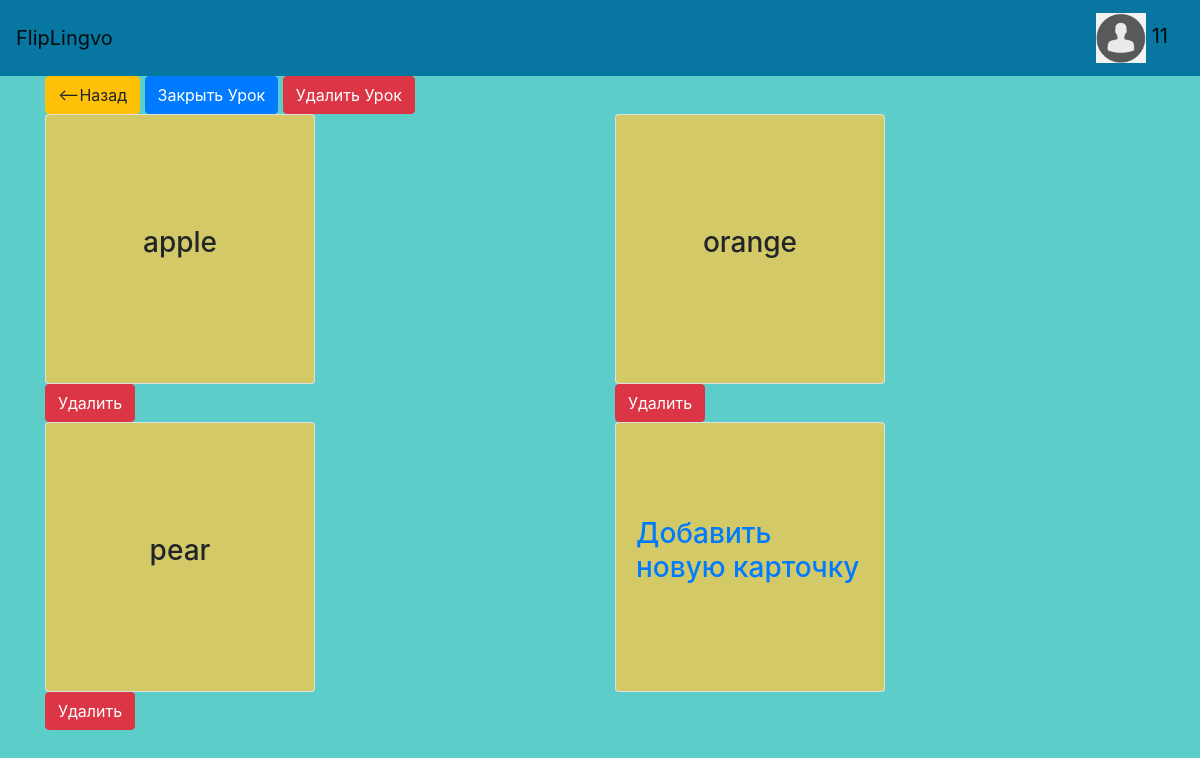
Page /editlesson/2 (signed in) on the committed database.
### data/users.py (models this page shows, shortened)
class User(SqlAlchemyBase, UserMixin):
    __tablename__ = 'users'
    id = sqlalchemy.Column(sqlalchemy.Integer, primary_key=True, autoincrement=True)
    name = sqlalchemy.Column(sqlalchemy.String, nullable=True)
    password = sqlalchemy.Column(sqlalchemy.String, nullable=True)
    about = sqlalchemy.Column(sqlalchemy.String, nullable=True)
    email = sqlalchemy.Column(sqlalchemy.String, index=True, nullable=True)
    picture = sqlalchemy.Column(sqlalchemy.String, nullable=True, default="default.jpg")
    hashed_password = sqlalchemy.Column(sqlalchemy.String, nullable=True)

### data/cards.py (models this page shows)
class Card(SqlAlchemyBase):
    __tablename__ = 'cards'
    id = sqlalchemy.Column(sqlalchemy.Integer, primary_key=True, autoincrement=True)
    lesson_id = sqlalchemy.Column(sqlalchemy.Integer, sqlalchemy.ForeignKey("lessons.id"))
    word = sqlalchemy.Column(sqlalchemy.String, nullable=True)
    translate = sqlalchemy.Column(sqlalchemy.String, nullable=True)
    definition = sqlalchemy.Column(sqlalchemy.String, nullable=True)

### main.py (the view)
@app.route('/editlesson/<lesson_id>/<change_status>/<delete_card>/<delete_lesson>')
@app.route('/editlesson/<lesson_id>', defaults={'change_status': 0, 'delete_card': -1, 'delete_lesson': 0})
@app.route('/editlesson/<lesson_id>/<change_status>', defaults={'delete_card': -1, 'delete_lesson': 0})
@app.route('/editlesson/<lesson_id>/<change_status>/<delete_card>', defaults={'delete_lesson': 0})
def editlesson(lesson_id, change_status, delete_card, delete_lesson):
    db_sess = db_session.create_session()
    current_lesson = db_sess.query(Lesson).filter((Lesson.id == lesson_id)).first()
    if not current_lesson:
        return redirect('/')
    if not current_user.is_authenticated or current_lesson.who_done != current_user.id:
        return redirect('/')
    if delete_lesson:
        db_sess.query(Lesson).filter(Lesson.id == int(lesson_id)).delete()
        db_sess.commit()
        return redirect('/profile')
    if delete_card != -1:
        db_sess.query(Card).filter(Card.id == delete_card).delete()
        db_sess.commit()
    lesson = db_sess.query(Lesson).filter(Lesson.id == int(lesson_id)).first()
    if change_status:
        lesson.is_open = abs(lesson.is_open - 1)
        db_sess.commit()
    cards = db_sess.query(Card).filter((Card.lesson_id == lesson_id))
    return render_template("editlesson.html", cards=cards, lesson=lesson)

### data/db_session.py (called while the page is built)
def create_session() -> Session:
    global __factory
    return __factory()

### main.py (called while the page is built)
@login_manager.user_loader
def load_user(user_id):
    db_sess = db_session.create_session()
    return db_sess.query(User).get(user_id)

### templates/editlesson.html (shortened to what this page needs)
{% extends "base.html" %}
{% block content %}
<a class="btn btn-warning" href="/"><--Назад</a>
{% if lesson.is_open == 0 %}
  <a class="btn btn-primary" href="/editlesson/{{lesson.id}}/1">Открыть Урок</a>
{% else %}
  <a class="btn btn-primary" href="/editlesson/{{lesson.id}}/1">Закрыть Урок</a>
{% endif %}
<a class="btn btn-danger" href="/editlesson/{{lesson.id}}/0/-1/1">Удалить Урок</a>
<div class="row">
  {% for item in cards %}
    {% if loop.first %}
      <div class="col-sm-6 mb-3 mb-sm-0">
    {% else %}
      <div class="col-sm-6">
    {% endif %}
        <div class="card text-bg-dark w-50" id="{{loop.index0}}" onclick="turn({{loop.index0}}, &quot;{{item.word}}&quot;, &quot;{{item.definition}}&quot;, &quot;{{item.translate}}&quot;);">
          <img src="/static/images/cards/1.png" class="card-img" alt="...">
          <div class="card-img-overlay d-flex flex-column align-items-center justify-content-center">
            <h3 class="card-title">{{item.word}}</h3>
          </div>
        </div>
        <a class="btn btn-danger" href="/editlesson/{{lesson.id}}/0/{{item.id}}">Удалить</a>
      </div>
  {% endfor %}
  <div class="col-sm-6">
    <div class="card text-bg-dark w-50">
      <a href="/createcard/{{lesson.id}}">
        <img src="/static/images/cards/1.png" class="card-img" alt="...">
        <div class="card-img-overlay d-flex flex-column align-items-center justify-content-center">
          <h3 class="card-title">Добавить новую карточку</h3>
        </div>
      </a>
    </div>
  </div>
</div>
{% endblock %}

### templates/base.html (shortened to what this page needs)
<!doctype html>
<html lang="en">
<head>
    <link rel="stylesheet"
          href="https://stackpath.bootstrapcdn.com/bootstrap/4.4.1/css/bootstrap.min.css"
>
</head>
<body>
<header>
    <nav class="navbar navbar-light">
        <a class="navbar-brand" href="#">FlipLingvo</a>
        {% if current_user.is_authenticated %}
        <div>
            <a class="navbar-brand" href="/profile">
            <img src="/static/profile/default.png" class="img-fluid rounded-start" alt="..." width="50" height="50">
            {{ current_user.name }}
            </a>
        </div>
        {% else %}
            <p>
                <a class="btn btn-primary " href="/register">Зарегистрироваться</a>
                <a class="btn btn-success" href="/login">Войти</a>
            </p>
        {% endif %}
    </nav>
</header>
<div>
    <main role="main" class="container">
        {% block content %}{% endblock %}
    </main>
</div>
</body>
</html>

### templates/base.html (style rules this page uses)
body { background-color: #5ccdc9 }
header { background-color: #0776A0 }

### rows in the picture
User: name "11"
Card: word "apple"
Card: word "orange"
Card: word "pear"
